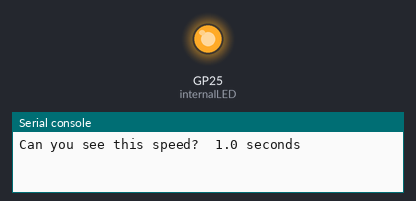
This program was run on a simulated Raspberry Pi Pico running MicroPython. On the bench: output pins drawn as LEDs (lit = HIGH), the last lines printed to the serial console.

Above: at 0.1 s.
At 39.5 s:
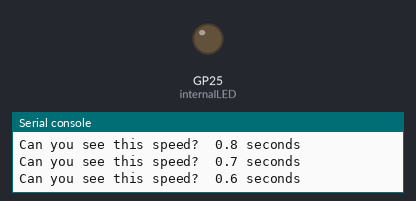
Timing chart, 0 to 40.0 s (numbered marks = the images above):
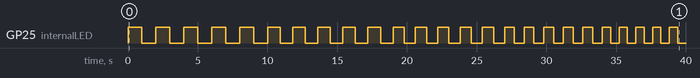

The program:

How_Fast_Internal_LED_Improved.py
```python
# This program loops through a list of sleep times to see how
# fast I can blink the internal LED on a Pico W and still see
# it blink
# In this version, I moved the print outside of the blink loops
# to avoid any delay due to running too many prints inside the blink loop

# January 2023
# Lori Pfahler

# import needed modules/functions
import machine
# utime and time are the same - the time library just points to utime library
from utime import sleep

# setup internal LED as an output
# regular pico use GP25; on Pico W use 'LED'
# for regular pico use: internalLED = machine.Pin(25, machine.Pin.OUT
internalLED = machine.Pin('LED', machine.Pin.OUT)

# create a list of sleep durations to test my eyes
myList = [1.0, 0.90, 0.80, 0.70, 0.60, 0.50, 0.40, 0.30,0.20, 0.10,
          0.05, 0.04, 0.03, 0.02, 0.019, 0.018, 0.017, 0.016, 0.015,
          0.014, 0.013, 0.012, 0.011, 0.010]

while True:
    for num in myList:
    # loop over numbers on myList
        if num >= 0.5:
            # blink 5 times for longer sleep times
            print('Can you see this speed? ', num, 'seconds')
            for nBlinks in range(0, 10):
                internalLED.toggle()
                sleep(num)
        elif num >= 0.1 and num < 0.5:
            # blink 10 times for medium sleep times
            print('Can you see this speed? ', num, 'seconds')
            for nBlinks in range(0, 20):
                internalLED.toggle()
                sleep(num)
        else:
            # blink 50 times for short sleep times
            print('Can you see this speed? ', num, 'seconds')
            for nBlinks in range(0, 100):
                internalLED.toggle()
                sleep(num)
```

Measured:
- by itself, GP25 (internalLED): goes 10 × (HIGH 1.0 s, LOW 1.0 s), 10 × (HIGH 0.80 s, LOW 0.80 s), 4 × (HIGH 0.60 s, LOW 0.60 s), HIGH 0.60 s, then LOW
